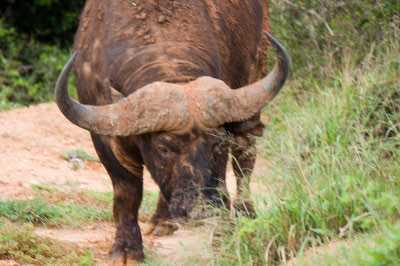
#> input picture data/Image_Dataset/1 (106).jpg, 400 x 266 px; its folder holds only this picture in this run
$ jupyter execute EDA.ipynb
#> lines starting #> are read from the running program, lines starting #| are printed output that depends on the picture
# import libraries

[cell 1]
import os
import re
import warnings
import numpy as np
import matplotlib.pyplot as plt
import matplotlib.gridspec as gridspec
import seaborn as sns
from PIL import Image
from collections import defaultdict
import random

# set configs

[cell 2]
BASE_DIR = os.path.dirname(os.path.abspath("__file__"))
IMAGE_DIR = os.path.join(BASE_DIR, "..", "data", "Image_Dataset")
OUTPUT_DIR = os.path.join(BASE_DIR, "..", "artifacts")
print(BASE_DIR)


Class_Names = {
    1: "buffalo",
    2: "elephant",
    3: "rhino",
    4: "zebra"
}
SAMPLE_COUNT = 5                   # random samples shown per class in the grid
RANDOM_SEED  = 42

[cell 3]
random.seed(RANDOM_SEED)
np.random.seed(RANDOM_SEED)
os.makedirs(OUTPUT_DIR, exist_ok=True)

PALETTE = sns.color_palette("Set2", 4)

# 1.function to Load metadata

[cell 4]
def parse_filename(fname):
    """Extract class label and photo index from 'y (x).ext' filenames."""
    match = re.match(r"^(\d+)\s*\((\d+)\)", fname)
    if match:
        return int(match.group(1)), int(match.group(2))
    return None, None

def load_metadata(directory):
#> called with directory = 'notebooks/../data/Image_Dataset'
    records = []
    for fname in sorted(os.listdir(directory)):
        label, idx = parse_filename(fname)
        if label is None or label not in Class_Names:
            continue
        fpath = os.path.join(directory, fname)
        try:
            with Image.open(fpath) as img:
#> img is the input picture: PIL image 400x266 RGB; mean R, G, B 145.7, 132, 99.3
                w, h     = img.size
                mode     = img.mode
                arr      = np.array(img.convert("RGB")).astype(np.float32)
                gray_arr = np.array(img.convert("L")).astype(np.float32)
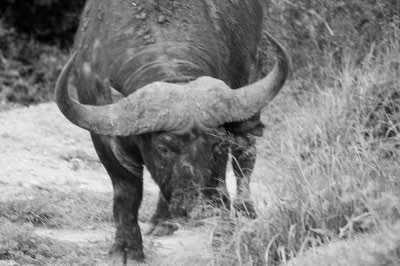
#> gray_arr: shape (266, 400) float32; min 0, max 250, mean 132.4

            # keeps the array of images in memory
            records.append({
                "path"       : fpath,
                "filename"   : fname,
                "label"      : label,
                "class_name" : Class_Names[label],
                "photo_idx"  : idx,
                "width"      : w,
                "height"     : h,
                "aspect"     : round(w / h, 4),
                "file_bytes" : os.path.getsize(fpath),
                "mode"       : mode,
                "mean_r"     : arr[:, :, 0].mean(),
                "mean_g"     : arr[:, :, 1].mean(),
                "mean_b"     : arr[:, :, 2].mean(),
                "std_r"      : arr[:, :, 0].std(),
                "std_g"      : arr[:, :, 1].std(),
                "std_b"      : arr[:, :, 2].std(),
                "brightness" : gray_arr.mean(),
                "contrast"   : gray_arr.std(),
                "arr"        : arr,
            })
        except Exception as e:
            print(f"  [skip] {fname}: {e}")

    print(f"Loaded {len(records)} images across {len(set(r['label'] for r in records))} classes.\n")
#| Loaded 1 images across 1 classes.
    return records

# 2.function to display the class distribution

[cell 5]
def plot_class_distribution(records):
    from collections import Counter
    counts = Counter(r["class_name"] for r in records)
    labels = [Class_Names[i] for i in sorted(Class_Names)]
    values = [counts.get(n, 0) for n in labels]

    fig, ax = plt.subplots(figsize=(7, 4))
    bars = ax.bar(labels, values, color=PALETTE, edgecolor="white", linewidth=1.2)
    ax.bar_label(bars, padding=4, fontsize=11, fontweight="bold")
    ax.set_title("Class Distribution", fontsize=14, fontweight="bold")
    ax.set_ylabel("Number of Images")
    ax.set_xlabel("Animal Class")
    ax.set_ylim(0, max(values) * 1.2)
    sns.despine()
    plt.tight_layout()
    path = os.path.join(OUTPUT_DIR, "1_class_distribution.png")
    plt.savefig(path, dpi=150)
    plt.close()
    print(f"[1] Class distribution  →  {path}")
    for l, v in zip(labels, values):
        print(f"    {l}: {v} images")
    print()

# 3.Image dimension comparrison

[cell 6]
def plot_dimensions(records):
    fig, axes = plt.subplots(1, 3, figsize=(14, 4))

    by_class = defaultdict(list)
    for r in records:
        by_class[r["class_name"]].append(r)

    # Scatter: width vs height, coloured by class
    ax = axes[0]
    for i, (cname, recs) in enumerate(sorted(by_class.items())):
        ws = [r["width"]  for r in recs]
        hs = [r["height"] for r in recs]
        ax.scatter(ws, hs, label=cname, alpha=0.65, s=40, color=PALETTE[i])
    ax.set_xlabel("Width (px)")
    ax.set_ylabel("Height (px)")
    ax.set_title("Width vs Height")
    ax.legend(fontsize=8)
    sns.despine(ax=ax)

    # Histogram: widths
    ax = axes[1]
    for i, (cname, recs) in enumerate(sorted(by_class.items())):
        ws = [r["width"] for r in recs]
        ax.hist(ws, bins=20, alpha=0.6, label=cname, color=PALETTE[i], edgecolor="none")
    ax.set_xlabel("Width (px)")
    ax.set_ylabel("Count")
    ax.set_title("Width Distribution")
    ax.legend(fontsize=8)
    sns.despine(ax=ax)

    # Histogram: heights
    ax = axes[2]
    for i, (cname, recs) in enumerate(sorted(by_class.items())):
        hs = [r["height"] for r in recs]
        ax.hist(hs, bins=20, alpha=0.6, label=cname, color=PALETTE[i], edgecolor="none")
    ax.set_xlabel("Height (px)")
    ax.set_ylabel("Count")
    ax.set_title("Height Distribution")
    ax.legend(fontsize=8)
    sns.despine(ax=ax)

    plt.suptitle("Image Dimensions", fontsize=14, fontweight="bold", y=1.02)
    plt.tight_layout()
    path = os.path.join(OUTPUT_DIR, "2_image_dimensions.png")
    plt.savefig(path, dpi=150, bbox_inches="tight")
    plt.close()
    print(f"[2] Image dimensions    →  {path}\n")

# 4. Aspect ratio comparison

[cell 7]
def plot_aspect_ratio(records):
    fig, ax = plt.subplots(figsize=(8, 4))
    by_class = defaultdict(list)
    for r in records:
        by_class[r["class_name"]].append(r["aspect"])

    for i, (cname, aspects) in enumerate(sorted(by_class.items())):
        ax.hist(aspects, bins=25, alpha=0.65, label=cname, color=PALETTE[i], edgecolor="none")

    ax.axvline(1.0, color="black", linestyle="--", linewidth=1.2, label="Square (1:1)")
    ax.set_xlabel("Aspect Ratio  (width / height)")
    ax.set_ylabel("Count")
    ax.set_title("Aspect Ratio Distribution", fontsize=14, fontweight="bold")
    ax.legend(fontsize=9)
    sns.despine()
    plt.tight_layout()
    path = os.path.join(OUTPUT_DIR, "3_aspect_ratio.png")
    plt.savefig(path, dpi=150)
    plt.close()
    print(f"[3] Aspect ratio        →  {path}\n")

# 5. File size comparrison

[cell 8]
def plot_file_size(records):
    fig, ax = plt.subplots(figsize=(7, 4))
    by_class = defaultdict(list)
    for r in records:
        by_class[r["class_name"]].append(r["file_bytes"] / 1024)   # KB

    labels  = sorted(by_class.keys())
    data    = [by_class[l] for l in labels]
    colors  = [PALETTE[i] for i in range(len(labels))]

    bp = ax.boxplot(data, patch_artist=True, notch=False,
                    medianprops=dict(color="black", linewidth=2))
    for patch, color in zip(bp["boxes"], colors):
        patch.set_facecolor(color)
        patch.set_alpha(0.7)

    ax.set_xticks(range(1, len(labels) + 1))
    ax.set_xticklabels(labels)
    ax.set_ylabel("File Size (KB)")
    ax.set_title("File Size Distribution per Class", fontsize=14, fontweight="bold")
    sns.despine()
    plt.tight_layout()
    path = os.path.join(OUTPUT_DIR, "4_file_size.png")
    plt.savefig(path, dpi=150)
    plt.close()
    print(f"[4] File size           →  {path}\n")

#  6. Color comparison

#### compares the brightness, the contrast, and saturation of the images

[cell 9]
def plot_color_stats(records):
    fig, axes = plt.subplots(1, 2, figsize=(13, 5))
    channels  = ["mean_r", "mean_g", "mean_b"]
    ch_labels = ["Red", "Green", "Blue"]
    ch_colors = ["#e74c3c", "#2ecc71", "#3498db"]

    class_labels = sorted(set(r["class_name"] for r in records))
    x            = np.arange(len(class_labels))
    width        = 0.25

    # Mean per channel
    ax = axes[0]
    for i, (ch, label, color) in enumerate(zip(channels, ch_labels, ch_colors)):
        means = [np.mean([r[ch] for r in records if r["class_name"] == cl])
                 for cl in class_labels]
        ax.bar(x + i * width, means, width, label=label, color=color, alpha=0.8, edgecolor="white")
    ax.set_xticks(x + width)
    ax.set_xticklabels(class_labels)
    ax.set_ylabel("Mean Pixel Value (0–255)")
    ax.set_title("Mean RGB per Class")
    ax.legend()
    sns.despine(ax=ax)

    # Brightness & contrast
    ax = axes[1]
    brightness = [np.mean([r["brightness"] for r in records if r["class_name"] == cl])
                  for cl in class_labels]
    contrast   = [np.mean([r["contrast"]   for r in records if r["class_name"] == cl])
                  for cl in class_labels]
    ax.bar(x - 0.2, brightness, 0.35, label="Brightness (mean)", color="#f39c12", alpha=0.85, edgecolor="white")
    ax.bar(x + 0.2, contrast,   0.35, label="Contrast (std)",    color="#8e44ad", alpha=0.85, edgecolor="white")
    ax.set_xticks(x)
    ax.set_xticklabels(class_labels)
    ax.set_ylabel("Pixel Value")
    ax.set_title("Brightness & Contrast per Class")
    ax.legend()
    sns.despine(ax=ax)

    plt.suptitle("Color & Brightness Statistics", fontsize=14, fontweight="bold", y=1.02)
    plt.tight_layout()
    path = os.path.join(OUTPUT_DIR, "5_color_stats.png")
    plt.savefig(path, dpi=150, bbox_inches="tight")
    plt.close()
    print(f"[5] Color statistics    →  {path}\n")

#  7. SAMPLE IMAGE GRID

[cell 10]
def plot_sample_grid(records):
    by_class = defaultdict(list)
    for r in records:
        by_class[r["label"]].append(r)

    n_classes = len(Class_Names)
    n_cols    = SAMPLE_COUNT
    fig       = plt.figure(figsize=(n_cols * 2.5, n_classes * 2.8))
    gs        = gridspec.GridSpec(n_classes, n_cols, figure=fig,
                                  hspace=0.4, wspace=0.1)

    for row, label in enumerate(sorted(Class_Names.keys())):
        pool    = by_class.get(label, [])
        samples = random.sample(pool, min(n_cols, len(pool)))

        for col, rec in enumerate(samples):
            ax = fig.add_subplot(gs[row, col])
            ax.imshow(rec["arr"].astype(np.uint8))
            ax.axis("off")
            if col == 0:
                ax.set_ylabel(Class_Names[label], fontsize=11,
                              fontweight="bold", labelpad=6)
                ax.yaxis.set_label_position("left")
                ax.yaxis.label.set_visible(True)
            ax.set_title(f"#{rec['photo_idx']}", fontsize=8, pad=2)

    fig.suptitle("Random Sample Grid  (rows = classes, cols = samples)",
                 fontsize=13, fontweight="bold", y=1.01)
    path = os.path.join(OUTPUT_DIR, "6_sample_grid.png")
    plt.savefig(path, dpi=150, bbox_inches="tight")
    plt.close()
    print(f"[6] Sample grid         →  {path}\n")

# 8. print out of stat summary

[cell 11]
def print_summary(records):
    print("=" * 55)
    print("  DATASET SUMMARY")
    print("=" * 55)
    total = len(records)
    print(f"  Total images   : {total}")
    print(f"  Classes        : {len(Class_Names)}")
    widths  = [r["width"]  for r in records]
    heights = [r["height"] for r in records]
    print(f"  Width  range   : {min(widths)} – {max(widths)} px")
    print(f"  Height range   : {min(heights)} – {max(heights)} px")
    aspects = [r["aspect"] for r in records]
    print(f"  Aspect ratio   : {min(aspects):.2f} – {max(aspects):.2f}")
    sizes   = [r["file_bytes"] / 1024 for r in records]
    print(f"  File size      : {min(sizes):.1f} – {max(sizes):.1f} KB")
    print()
    from collections import Counter
    counts = Counter(r["class_name"] for r in records)
    for cname, cnt in sorted(counts.items()):
        balance = cnt / total * 100
        print(f"  {cname:<15}: {cnt:>4} images  ({balance:.1f}%)")
    print("=" * 55)

# 9.Save the graphs

[cell 12]
if __name__ == "__main__":
    print(f"\nLoading images from: {os.path.abspath(IMAGE_DIR)}\n")
    records = load_metadata(IMAGE_DIR)
#> records = 1 item

    if not records:
        print("No images found. Check IMAGE_DIR and filenames match 'y (x).ext'.")
    else:
        print_summary(records)
#> in print_summary, `total = len(records)`: total = 1
#|   Total images   : 1
#> in print_summary, `widths  = [r["width"]  for r in records]`: widths = [400]
#> in print_summary, `heights = [r["height"] for r in records]`: heights = [266]
#|   Width  range   : 400 – 400 px
#|   Height range   : 266 – 266 px
#> in print_summary, `aspects = [r["aspect"] for r in records]`: aspects = [1.5]
#|   Aspect ratio   : 1.50 – 1.50
#> in print_summary, `sizes   = [r["file_bytes"] / 1024 for r in records]`: sizes = [15.29]
#|   File size      : 15.3 – 15.3 KB
#> in print_summary, `counts = Counter(r["class_name"] for r in records)`: counts = {'buffalo': 1}
#> the loop in print_summary, `for cname, cnt in sorted(counts.items()):` made 1 pass
#> (cname, cnt, balance) on pass 1: ('buffalo', 1, 100)
#> (printed output is left out)
        print(f"\nGenerating plots → {os.path.abspath(OUTPUT_DIR)}\n")
        plot_class_distribution(records)
#> in plot_class_distribution, `values = [counts.get(n, 0) for n in labels]`: values = [1, 0, 0, 0]
#> in plot_class_distribution, `plt.savefig(path, dpi=150)`:
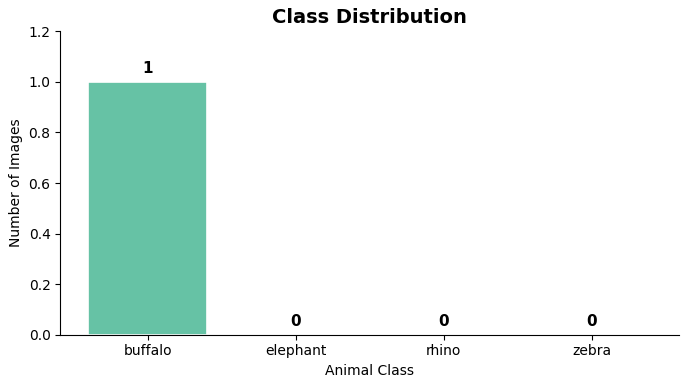
#> figure drawn by matplotlib, 1 panel; tallest bar 1 high, from x = -0.4 to 0.4
#> the loop in plot_class_distribution, `for l, v in zip(labels, values):` made 4 passes
#> (l, v) on passes 1 to 4: ('buffalo', 1), ('elephant', 0), ('rhino', 0), ('zebra', 0)
#> (printed output is left out)
        plot_dimensions(records)
#> the loop in plot_dimensions, `for r in records:` made 1 pass
#> the loop in plot_dimensions, `for i, (cname, recs) in enumerate(sorted(by_class.items())):` made 1 pass
#> (ws, hs) on pass 1: ([400], [266])
#> the loop in plot_dimensions, `for i, (cname, recs) in enumerate(sorted(by_class.items())):` made 1 pass
#> the loop in plot_dimensions, `for i, (cname, recs) in enumerate(sorted(by_class.items())):` made 1 pass
#> in plot_dimensions, `plt.savefig(path, dpi=150, bbox_inches="tight")`:
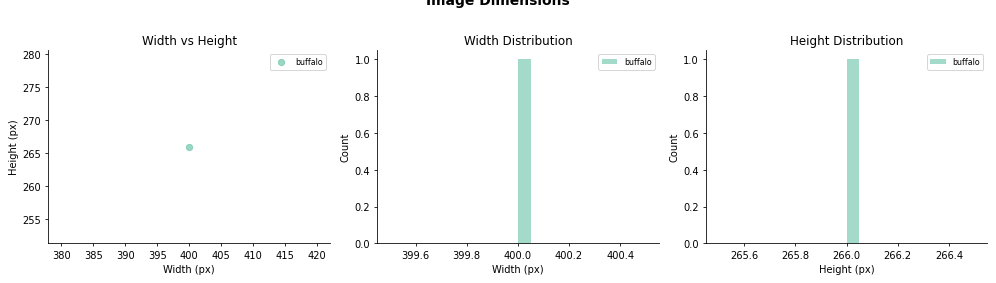
#> figure drawn by matplotlib, 3 panels; panel 2: tallest bar 1 high, from x = 400 to 400.1; panel 3: tallest bar 1 high, from x = 266 to 266.1
        plot_aspect_ratio(records)
#> the loop in plot_aspect_ratio, `for r in records:` made 1 pass
#> in plot_aspect_ratio, `plt.savefig(path, dpi=150)`:
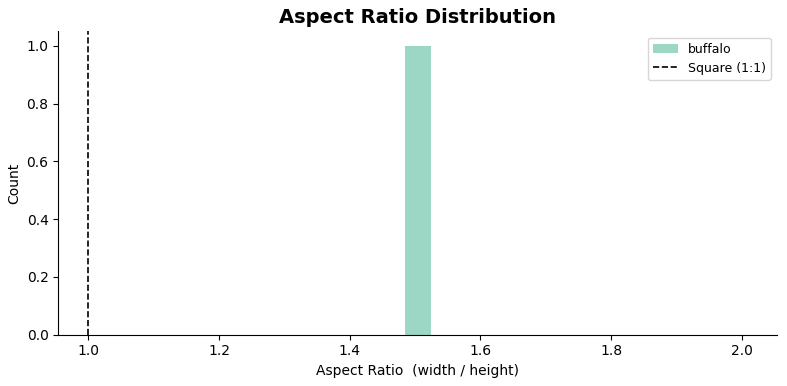
#> figure drawn by matplotlib, 1 panel; tallest bar 1 high, from x = 1.48 to 1.52
        plot_file_size(records)
#> the loop in plot_file_size, `for r in records:` made 1 pass
#> in plot_file_size, `plt.savefig(path, dpi=150)`:
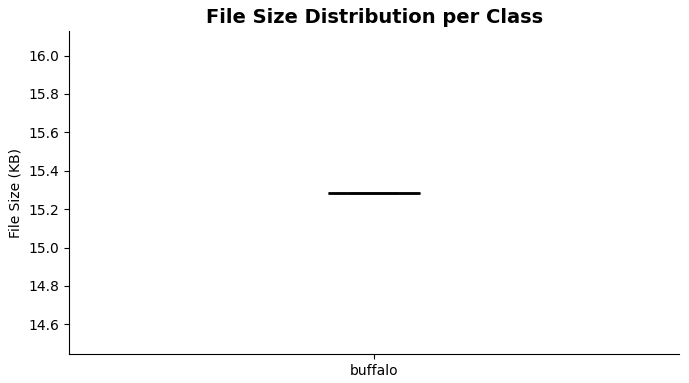
#> figure drawn by matplotlib, 1 panel
        plot_color_stats(records)
#> in plot_color_stats, `class_labels = sorted(set(r["class_name"] for r in records))`: class_labels = ['buffalo']
#> in plot_color_stats, `x            = np.arange(len(class_labels))`: x = [0]
#> the loop in plot_color_stats, `for i, (ch, label, color) in enumerate(zip(channels, ch_labels, ch_col..` made 3 passes
#> means on passes 1 to 3: [145.7], [132], [99.29]
#> in plot_color_stats, `brightness = [np.mean([r["brightness"] for r in records if r["class_na..`: brightness = [132.4]
#> in plot_color_stats, `contrast   = [np.mean([r["contrast"]   for r in records if r["class_na..`: contrast = [53.95]
#> in plot_color_stats, `plt.savefig(path, dpi=150, bbox_inches="tight")`:
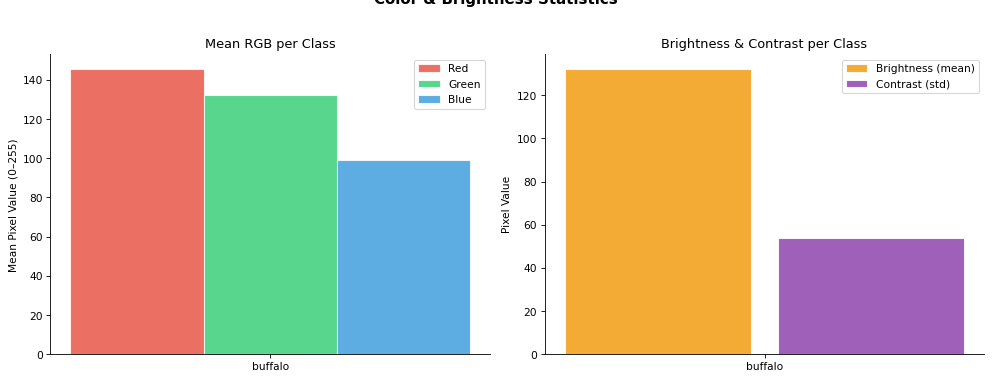
#> figure drawn by matplotlib, 2 panels
        plot_sample_grid(records)
#> the loop in plot_sample_grid, `for r in records:` made 1 pass
        print("\nAll done! Open the eda_outputs/ folder to view your plots.")

$ run again, on data/Image_Dataset/1 (135).jpg
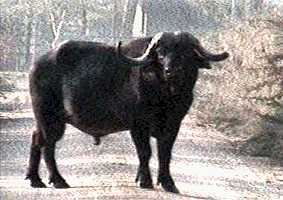
#> input picture data/Image_Dataset/1 (135).jpg, 283 x 200 px
#> in load_metadata, img is the input picture: PIL image 283x200 RGB; mean R, G, B 144.3, 139.1, 136.8
#| Loaded 1 images across 1 classes.
#> records = 1 item
#> total = 1
#|   Total images   : 1
#> widths = [283]
#> heights = [200]
#|   Width  range   : 283 – 283 px
#|   Height range   : 200 – 200 px
#> aspects = [1.42]
#|   Aspect ratio   : 1.42 – 1.42
#> sizes = [11.11]
#|   File size      : 11.1 – 11.1 KB
#> in print_summary, `counts = Counter(r["class_name"] for r in records)`: counts = {'buffalo': 1}
#> the loop in print_summary, `for cname, cnt in sorted(counts.items()):` made 1 pass
#> (cname, cnt, balance) on pass 1: ('buffalo', 1, 100)
#> (printed output is left out)
#> values = [1, 0, 0, 0]
#> the loop in plot_class_distribution, `for l, v in zip(labels, values):` made 4 passes
#> (l, v) on passes 1 to 4: ('buffalo', 1), ('elephant', 0), ('rhino', 0), ('zebra', 0)
#> (printed output is left out)
#> the loop in plot_dimensions, `for r in records:` made 1 pass
#> the loop in plot_dimensions, `for i, (cname, recs) in enumerate(sorted(by_class.items())):` made 1 pass
#> (ws, hs) on pass 1: ([283], [200])
#> the loop in plot_dimensions, `for i, (cname, recs) in enumerate(sorted(by_class.items())):` made 1 pass
#> the loop in plot_dimensions, `for i, (cname, recs) in enumerate(sorted(by_class.items())):` made 1 pass
#> the loop in plot_aspect_ratio, `for r in records:` made 1 pass
#> the loop in plot_file_size, `for r in records:` made 1 pass
#> in plot_file_size, `plt.savefig(path, dpi=150)`:
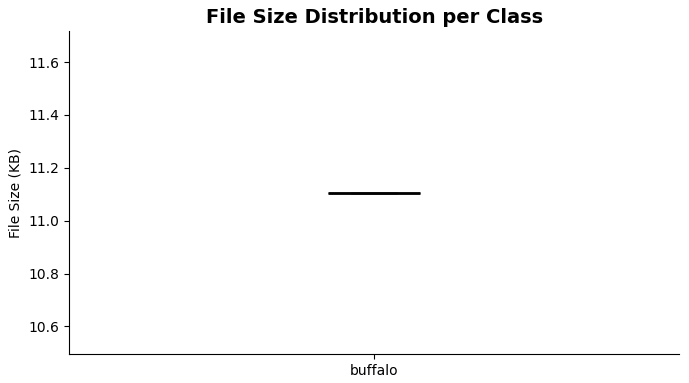
#> figure drawn by matplotlib, 1 panel
#> class_labels = ['buffalo']
#> x = [0]
#> the loop in plot_color_stats, `for i, (ch, label, color) in enumerate(zip(channels, ch_labels, ch_col..` made 3 passes
#> means on passes 1 to 3: [144.3], [139.1], [136.8]
#> brightness = [140.4]
#> contrast = [78.97]
#> in plot_color_stats, `plt.savefig(path, dpi=150, bbox_inches="tight")`:
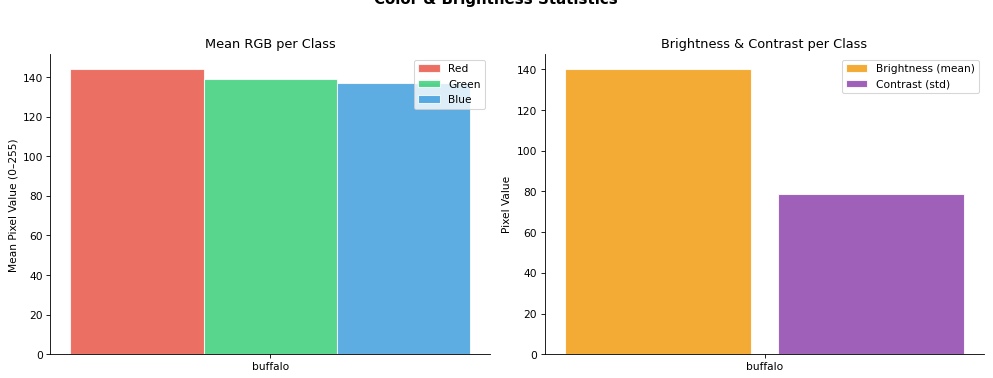
#> figure drawn by matplotlib, 2 panels
#> the loop in plot_sample_grid, `for r in records:` made 1 pass
